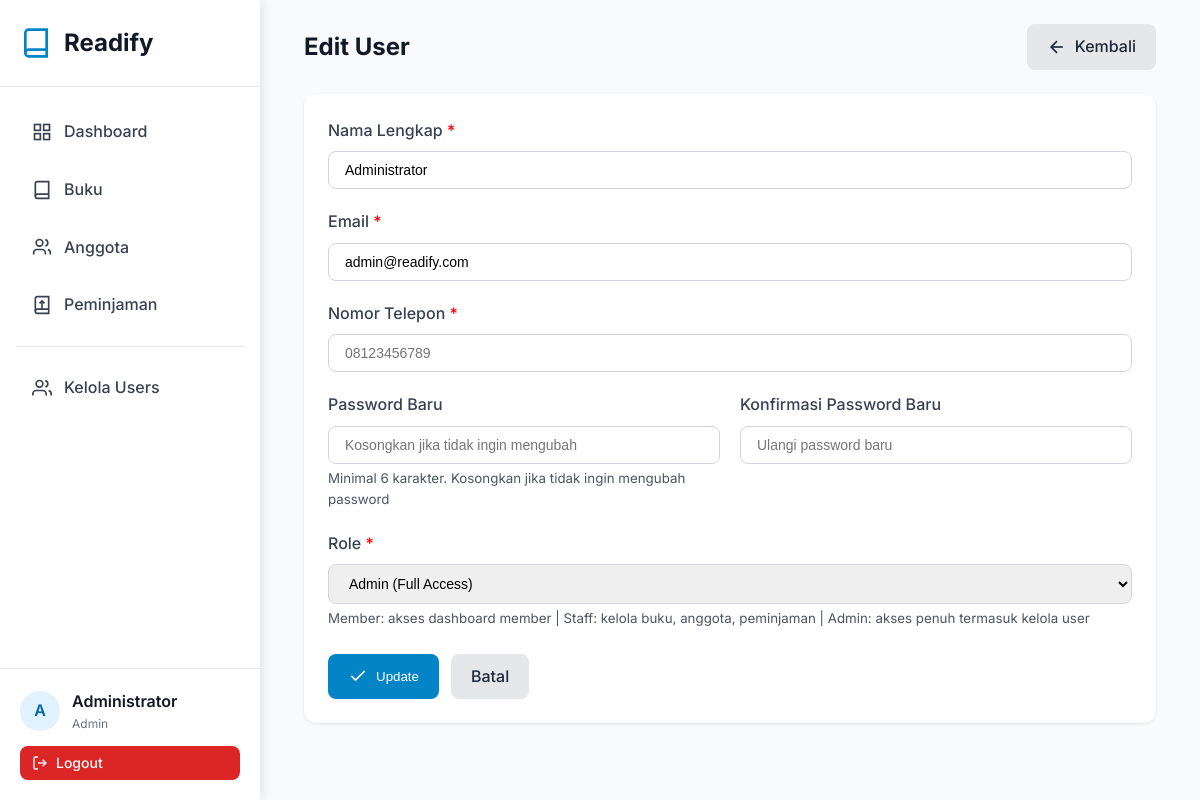
The app's page /pages/users/edit.php?id=6 (signed in) with its own data.
### tables this page shows
CREATE TABLE `users` (
  `id` int NOT NULL AUTO_INCREMENT,
  `name` varchar(100) NOT NULL,
  `email` varchar(100) NOT NULL,
  `phone` varchar(20) DEFAULT NULL,
  `password` varchar(255) NOT NULL,
  `role` enum('admin','staff','member') DEFAULT 'member',
  `created_at` timestamp NULL DEFAULT CURRENT_TIMESTAMP,
  `updated_at` timestamp NULL DEFAULT CURRENT_TIMESTAMP ON UPDATE CURRENT_TIMESTAMP,
  PRIMARY KEY (`id`),
  UNIQUE KEY `email` (`email`)
);

### config/config.php (called while the page is built, shortened)
<?php
require_once BASE_PATH . '/config/database.php';
function isLoggedIn() {
    return isset($_SESSION['user_id']);
}
function getCurrentUser() {
    if (isLoggedIn()) {
        $db = new Database();
        $user = $db->fetchOne("SELECT id, name, email, role FROM users WHERE id = ?", [$_SESSION['user_id']]);
        return $user;
    }
    return null;
}
function isAdmin() {
    return isLoggedIn() && isset($_SESSION['user_role']) && $_SESSION['user_role'] === 'admin';
}

### config/database.php (called while the page is built, shortened)
<?php
class Database {
    private $host = DB_HOST;
    private $user = DB_USER;
    private $pass = DB_PASS;
    private $dbname = DB_NAME;
    private $conn;
    private function connect() {
        $this->conn = null;
        try {
            $dsn = "mysql:host=" . $this->host . ";dbname=" . $this->dbname . ";charset=utf8mb4";
            $options = [
                PDO::ATTR_ERRMODE => PDO::ERRMODE_EXCEPTION,
                PDO::ATTR_DEFAULT_FETCH_MODE => PDO::FETCH_ASSOC,
                PDO::ATTR_EMULATE_PREPARES => false,
            ];
            $this->conn = new PDO($dsn, $this->user, $this->pass, $options);
        } catch(PDOException $e) {
            $this->error = $e->getMessage();
            die("Connection failed: " . $this->error);
        }
    }
    public function query($sql, $params = []) {
        try {
            $stmt = $this->conn->prepare($sql);
            $stmt->execute($params);
            return $stmt;
        } catch(PDOException $e) {
            throw new Exception($e->getMessage());
        }
    }
    public function fetchOne($sql, $params = []) {
        $stmt = $this->query($sql, $params);
        return $stmt->fetch();
    }
}

### pages/users/edit.php (the view, shortened to what this page needs)
<?php
require_once '../../config/config.php';
include_once '../../includes/header.php';
include_once '../../includes/sidebar.php';
?>
<div class="container">
    <div class="card-header">
        <h1 class="card-title">Edit User</h1>
        <a href="index.php" class="btn btn-secondary">
            <svg width="20" height="20" viewBox="0 0 24 24" fill="none" stroke="currentColor" stroke-width="2">
                <line x1="19" y1="12" x2="5" y2="12"></line>
                <polyline points="12 19 5 12 12 5"></polyline>
            </svg>
            Kembali
        </a>
    </div>
    <div class="card">
        <form method="POST" action="">
            <div class="form-group">
                <label class="form-label">Nama Lengkap <span style="color: red;">*</span></label>
                <input type="text" name="name" class="form-control" placeholder="John Doe"
                       value="<?php echo isset($_POST['name']) ? htmlspecialchars($_POST['name']) : htmlspecialchars($user['name']); ?>" required>
            </div>
            <div class="form-group">
                <label class="form-label">Email <span style="color: red;">*</span></label>
                <input type="email" name="email" class="form-control" placeholder="email@example.com"
                       value="<?php echo isset($_POST['email']) ? htmlspecialchars($_POST['email']) : htmlspecialchars($user['email']); ?>" required>
            </div>
            <div class="form-group">
                <label class="form-label">Nomor Telepon <span style="color: red;">*</span></label>
                <input type="tel" name="phone" class="form-control" placeholder="08123456789"
                       value="<?php echo isset($_POST['phone']) ? htmlspecialchars($_POST['phone']) : htmlspecialchars($user['phone'] ?? ''); ?>" required>
            </div>
            <div class="form-row">
                <div class="form-group">
                    <label class="form-label">Password Baru</label>
                    <input type="password" name="password" class="form-control" placeholder="Kosongkan jika tidak ingin mengubah">
                    <small style="color: var(--gray-600); display: block; margin-top: 4px;">
                        Minimal 6 karakter. Kosongkan jika tidak ingin mengubah password
                    </small>
                </div>
                <div class="form-group">
                    <label class="form-label">Konfirmasi Password Baru</label>
                    <input type="password" name="confirm_password" class="form-control" placeholder="Ulangi password baru">
                </div>
            </div>
            <div class="form-group">
                <label class="form-label">Role <span style="color: red;">*</span></label>
                <select name="role" class="form-control" required>
                    <option value="admin" <?php echo (isset($_POST['role']) ? $_POST['role'] : $user['role']) == 'admin' ? 'selected' : ''; ?>>Admin (Full Access)</option>
                </select>
                <small style="color: var(--gray-600); display: block; margin-top: 4px;">
                    Member: akses dashboard member | Staff: kelola buku, anggota, peminjaman | Admin: akses penuh termasuk kelola user
                </small>
            </div>
            <div style="display: flex; gap: 12px; margin-top: 24px;">
                <button type="submit" class="btn btn-primary">
                    <svg width="20" height="20" viewBox="0 0 24 24" fill="none" stroke="currentColor" stroke-width="2">
                        <polyline points="20 6 9 17 4 12"></polyline>
                    </svg>
                    Update
                </button>
                <a href="index.php" class="btn btn-secondary">Batal</a>
            </div>
        </form>
    </div>
</div>
<?php include_once '../../includes/footer.php'; ?>

### includes/sidebar.php
<?php
$currentPage = basename($_SERVER['PHP_SELF'], '.php');
$user = getCurrentUser();
?>
<div class="sidebar">
    <div class="sidebar-logo">
        <svg viewBox="0 0 24 24" fill="none" stroke="currentColor" stroke-width="2">
            <path d="M4 19.5A2.5 2.5 0 0 1 6.5 17H20"></path>
            <path d="M6.5 2H20v20H6.5A2.5 2.5 0 0 1 4 19.5v-15A2.5 2.5 0 0 1 6.5 2z"></path>
        </svg>
        <h1>Readify</h1>
    </div>
    <nav class="sidebar-nav">
        <a href="<?php echo SITE_URL; ?>/pages/dashboard.php" class="nav-item <?php echo $currentPage == 'dashboard' ? 'active' : ''; ?>">
            <svg viewBox="0 0 24 24" fill="none" stroke="currentColor" stroke-width="2">
                <rect x="3" y="3" width="7" height="7"></rect>
                <rect x="14" y="3" width="7" height="7"></rect>
                <rect x="14" y="14" width="7" height="7"></rect>
                <rect x="3" y="14" width="7" height="7"></rect>
            </svg>
            Dashboard
        </a>
        <a href="<?php echo SITE_URL; ?>/pages/books/index.php" class="nav-item <?php echo $currentPage == 'index' && strpos($_SERVER['PHP_SELF'], 'books') !== false ? 'active' : ''; ?>">
            <svg viewBox="0 0 24 24" fill="none" stroke="currentColor" stroke-width="2">
                <path d="M4 19.5A2.5 2.5 0 0 1 6.5 17H20"></path>
                <path d="M6.5 2H20v20H6.5A2.5 2.5 0 0 1 4 19.5v-15A2.5 2.5 0 0 1 6.5 2z"></path>
            </svg>
            Buku
        </a>
        <a href="<?php echo SITE_URL; ?>/pages/members/index.php" class="nav-item <?php echo $currentPage == 'index' && strpos($_SERVER['PHP_SELF'], 'members') !== false ? 'active' : ''; ?>">
            <svg viewBox="0 0 24 24" fill="none" stroke="currentColor" stroke-width="2">
                <path d="M16 21v-2a4 4 0 0 0-4-4H6a4 4 0 0 0-4 4v2"></path>
                <circle cx="9" cy="7" r="4"></circle>
                <path d="M22 21v-2a4 4 0 0 0-3-3.87"></path>
                <path d="M16 3.13a4 4 0 0 1 0 7.75"></path>
            </svg>
            Anggota
        </a>
        <a href="<?php echo SITE_URL; ?>/pages/loans/index.php" class="nav-item <?php echo $currentPage == 'index' && strpos($_SERVER['PHP_SELF'], 'loans') !== false ? 'active' : ''; ?>">
            <svg viewBox="0 0 24 24" fill="none" stroke="currentColor" stroke-width="2">
                <path d="M4 19.5A2.5 2.5 0 0 1 6.5 17H20"></path>
                <path d="M6.5 2H20v20H6.5A2.5 2.5 0 0 1 4 19.5v-15A2.5 2.5 0 0 1 6.5 2z"></path>
                <path d="M12 7v10"></path>
                <path d="M9 10l3-3 3 3"></path>
            </svg>
            Peminjaman
        </a>
        <?php if (isAdmin()): ?>
            <hr style="margin: 16px 0; border: none; border-top: 1px solid var(--gray-200);">
            <a href="<?php echo SITE_URL; ?>/pages/users/index.php" class="nav-item <?php echo $currentPage == 'index' && strpos($_SERVER['PHP_SELF'], 'users') !== false ? 'active' : ''; ?>">
                <svg viewBox="0 0 24 24" fill="none" stroke="currentColor" stroke-width="2">
                    <path d="M17 21v-2a4 4 0 0 0-4-4H5a4 4 0 0 0-4 4v2"></path>
                    <circle cx="9" cy="7" r="4"></circle>
                    <path d="M23 21v-2a4 4 0 0 0-3-3.87"></path>
                    <path d="M16 3.13a4 4 0 0 1 0 7.75"></path>
                </svg>
                Kelola Users
            </a>
        <?php endif; ?>
    </nav>
    <div class="sidebar-user">
        <div class="user-info">
            <div class="user-avatar"><?php echo strtoupper(substr($user['name'], 0, 1)); ?></div>
            <div>
                <div class="user-name"><?php echo htmlspecialchars($user['name']); ?></div>
                <div class="user-role"><?php echo ucfirst($user['role']); ?></div>
            </div>
        </div>
        <a href="<?php echo SITE_URL; ?>/pages/auth/logout.php" class="btn btn-danger btn-sm" style="width: 100%;">
            <svg width="16" height="16" viewBox="0 0 24 24" fill="none" stroke="currentColor" stroke-width="2">
                <path d="M9 21H5a2 2 0 0 1-2-2V5a2 2 0 0 1 2-2h4"></path>
                <polyline points="16 17 21 12 16 7"></polyline>
                <line x1="21" y1="12" x2="9" y2="12"></line>
            </svg>
            Logout
        </a>
    </div>
</div>
<div class="main-content">

### assets/css/style.css (style rules this page uses)
:root { --primary-50: #f0f9ff; --primary-100: #e0f2fe; --primary-500: #0ea5e9; --primary-600: #0284c7; --primary-700: #0369a1; --gray-50: #f9fafb; --gray-100: #f3f4f6; --gray-200: #e5e7eb; --gray-300: #d1d5db; --gray-500: #6b7280; --gray-600: #4b5563; --gray-700: #374151; --gray-800: #1f2937; --gray-900: #111827; }
* { margin: 0; padding: 0; box-sizing: border-box; }
body { font-family: "Inter", -apple-system, BlinkMacSystemFont, "Segoe UI", sans-serif; background-color: var(--gray-50); color: var(--gray-900); line-height: 1.6; }
.container { max-width: 1200px; margin: 0 auto; padding: 0 20px; }
.sidebar { position: fixed; top: 0; left: 0; height: 100vh; width: 260px; background: white; box-shadow: 2px 0 10px rgba(0, 0, 0, 0.1); z-index: 1000; overflow-y: auto; }
.sidebar-logo { padding: 24px 20px; border-bottom: 1px solid var(--gray-200); display: flex; align-items: center; gap: 12px; }
.sidebar-logo svg { width: 32px; height: 32px; color: var(--primary-600); }
.sidebar-logo h1 { font-size: 24px; font-weight: 700; color: var(--gray-900); }
.sidebar-nav { padding: 20px 16px; }
.nav-item { display: flex; align-items: center; gap: 12px; padding: 12px 16px; margin-bottom: 8px; border-radius: 8px; color: var(--gray-700); text-decoration: none; transition: all 0.2s; font-weight: 500; }
.nav-item svg { width: 20px; height: 20px; }
.sidebar-user { position: absolute; bottom: 0; left: 0; right: 0; padding: 20px; border-top: 1px solid var(--gray-200); }
.user-info { display: flex; align-items: center; gap: 12px; margin-bottom: 12px; }
.user-avatar { width: 40px; height: 40px; border-radius: 50%; background: var(--primary-100); display: flex; align-items: center; justify-content: center; font-weight: 600; color: var(--primary-700); }
.user-name { font-weight: 600; color: var(--gray-900); }
.user-role { font-size: 12px; color: var(--gray-500); }
.main-content { margin-left: 260px; padding: 24px; min-height: 100vh; }
.card { background: white; border-radius: 12px; box-shadow: 0 1px 3px rgba(0, 0, 0, 0.1); padding: 24px; margin-bottom: 24px; }
.card-header { display: flex; justify-content: space-between; align-items: center; margin-bottom: 24px; }
.card-title { font-size: 24px; font-weight: 700; color: var(--gray-900); }
.btn { padding: 10px 20px; border-radius: 8px; font-weight: 500; cursor: pointer; border: none; transition: all 0.2s; text-decoration: none; display: inline-flex; align-items: center; gap: 8px; }
.btn-primary { background-color: var(--primary-600); color: white; }
.btn-secondary { background-color: var(--gray-200); color: var(--gray-800); }
.btn-danger { background-color: #dc2626; color: white; }
.btn-sm { padding: 6px 12px; font-size: 14px; }
.form-group { margin-bottom: 20px; }
.form-label { display: block; margin-bottom: 8px; font-weight: 500; color: var(--gray-700); }
.form-control { width: 100%; padding: 10px 16px; border: 1px solid var(--gray-300); border-radius: 8px; font-size: 14px; transition: all 0.2s; }
.form-row { display: grid; grid-template-columns: repeat(2, 1fr); gap: 20px; }

### records on screen
users: name "A", name "Administrator", role "Admin", email "admin@readify.com", role "Admin (Full Access)"
